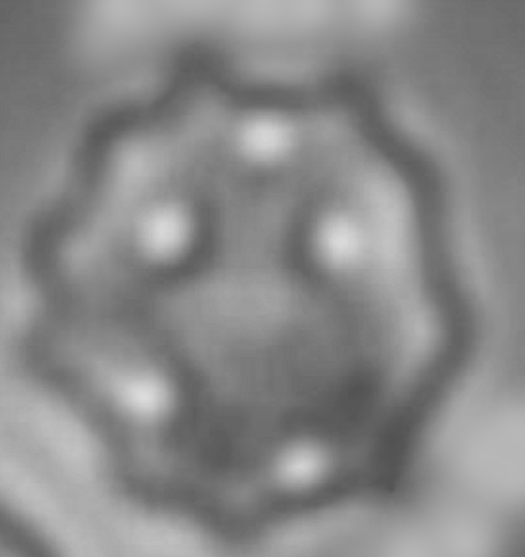
#> input picture ExpImages/Echino1/ImageExtraction/In_image/Image_Echino1.png, 525 x 557 px
$ python ImageExtraction_E1.py
#> lines starting #> are read from the running program, lines starting #| are printed output that depends on the picture; after the words box and inside, x2 and y2 are one past the last pixel; in counts of white or black regions, pixels touching at a corner belong together
import cv2
import numpy as np
import matplotlib.pyplot as plt
from tqdm import tqdm
from pathlib import Path

from scipy.ndimage import gaussian_filter1d
from skimage import exposure
from skimage.filters import gaussian, sato, threshold_otsu
from skimage.measure import find_contours, label, regionprops
from skimage.morphology import (
    binary_closing, binary_opening, binary_dilation,
    disk, remove_small_objects, remove_small_holes
)

plt.rcParams["figure.dpi"] = 120

ROOT_DIR = Path(__file__).resolve().parent

# ── CV2 helpers ───────────────────────────────────────────────────────────────

def resample_closed_polyline(P, N):
    P = np.asarray(P, dtype=np.float64)
    Q = np.vstack([P, P[0]])
    d = np.sqrt(((Q[1:] - Q[:-1]) ** 2).sum(axis=1))
    s = np.hstack([[0.0], np.cumsum(d)])
    t = np.linspace(0, s[-1], N + 1)[:-1]
    return np.column_stack([np.interp(t, s, Q[:, 0]), np.interp(t, s, Q[:, 1])])

def keep_largest_component(mask_bool):
    lab = label(mask_bool)
    if lab.max() == 0:
        return mask_bool
    props = regionprops(lab)
    k = np.argmax([p.area for p in props])
    return lab == props[k].label

def extract_band_mask(
    image_path,
    sigma_img=2.0,
    sato_sigmas=(2, 3, 4, 5, 6, 7, 8),
    thr_mode="percentile",
    thr_percentile=82,
    open_r=1,
    close_r_big=10,
    close_r_small=6,
    dilate_r=2,
    min_obj=2000,
    hole_area=40000
):
    img_u8 = cv2.imread(image_path, cv2.IMREAD_GRAYSCALE)
    if img_u8 is None:
        raise FileNotFoundError(image_path)
    img_f  = img_u8.astype(np.float32) / 255.0
    img_eq = exposure.equalize_adapthist(img_f, clip_limit=0.03)
    img_s  = gaussian(img_eq, sigma=sigma_img, preserve_range=True)
    inv    = 1.0 - img_s

    ridge = sato(inv, sigmas=list(sato_sigmas), black_ridges=False).astype(np.float32)
    ridge = (ridge - ridge.min()) / (ridge.max() - ridge.min() + 1e-12)

    t = threshold_otsu(ridge) if thr_mode == "otsu" else np.percentile(ridge, thr_percentile)
    band = ridge > t

    if open_r and open_r > 0:
        band = binary_opening(band, disk(open_r))
    band = binary_closing(band, disk(close_r_big))
    band = binary_closing(band, disk(close_r_small))
    if dilate_r and dilate_r > 0:
        band = binary_dilation(band, disk(dilate_r))
    band = remove_small_objects(band, min_size=min_obj)
    band_filled = remove_small_holes(band, area_threshold=hole_area)
    band_filled = keep_largest_component(band_filled)

    return img_u8, band_filled.astype(bool), ridge, band.astype(bool)

def extract_outer_outline_from_mask(mask_bool, N=2048):
    contours = find_contours(mask_bool.astype(np.float32), 0.5)
    if not contours:
        raise RuntimeError("No contours found from mask.")
    best, best_area = None, -1.0
    for c in contours:
        xy = np.column_stack([c[:, 1], c[:, 0]])
        x, y = xy[:, 0], xy[:, 1]
        area = 0.5 * np.abs(np.dot(x, np.roll(y, -1)) - np.dot(y, np.roll(x, -1)))
        if area > best_area:
            best_area = area
            best = xy
    return resample_closed_polyline(best, N), best

def smooth_closed_loop_xy(loop_xy, sigma=3.0):
    P = np.asarray(loop_xy, dtype=np.float64)
    x = gaussian_filter1d(P[:, 0], sigma=sigma, mode="wrap")
    y = gaussian_filter1d(P[:, 1], sigma=sigma, mode="wrap")
    return np.column_stack([x, y])

def normalize_and_scale_to_physical(loop_xy_px, Lx_um, Ly_um):
    P = np.asarray(loop_xy_px, float)
    x, y = P[:, 0], P[:, 1]
    xc, yc = x - x.mean(), y - y.mean()
    Lx_px = xc.max() - xc.min()
    Ly_px = yc.max() - yc.min()
    return np.column_stack([xc / Lx_px * Lx_um, yc / Ly_px * Ly_um])


# ── Alignment helpers ─────────────────────────────────────────────────────────

# [7 lines left out: function add_theta_and_sort_plane, not called in this run]

def _center(P):
    return P - P.mean(axis=0, keepdims=True)

# [58 lines left out: functions _rotate_2d, rotation_2d, _resample_closed_curve_arclength, _best_cyclic_shift, resample_exp_to_ref_arclength_plane, not called in this run]

def sort_by_id_drop_theta(arr5):
    arr5 = np.asarray(arr5, float)
    return arr5[np.argsort(arr5[:, 0])][:, :4]


# ── 2-opt loop ordering ───────────────────────────────────────────────────────

# [74 lines left out: functions _segments_intersect, _two_opt, order_loop_nn_2opt, polygon_signed_area, ensure_same_orientation, anchor_bottom and 2 more, not called in this run]


# ── Main ──────────────────────────────────────────────────────────────────────

def main():
    plt.rcParams["font.family"] = "Times New Roman"
    image_path = ROOT_DIR / "In_image" / "Image_Echino1.png"
    N_outline  = 2048
    Lx_um      = 7.5
    fs         = 25
    Rot_Angle  = 3.0

    STEPS = [
        "Part 1  band extraction + outer outline",
        "Part 2  smooth & resample → physical coords",
        "Save    E1_p1234.png",
        "YZ      rotation + resample + match",
        "Save    E1_exp_partial_yz.npz + E1_shown.png",
    ]

    with tqdm(total=len(STEPS), bar_format="{l_bar}{bar}| {n_fmt}/{total_fmt} [{elapsed}<{remaining}]",
              ncols=72) as pbar:

        # ── Part 1 ───────────────────────────────────────────────────────────
        pbar.set_description(STEPS[0])
        img_u8, band_filled, ridge, _ = extract_band_mask(
            image_path,
            sigma_img=2.0, sato_sigmas=(2, 3, 4, 5, 6, 7, 8),
            thr_mode="percentile", thr_percentile=82,
            open_r=1, close_r_big=10, close_r_small=6,
            dilate_r=2, min_obj=2000, hole_area=40000)
#> in extract_band_mask, img_u8 is the input picture: shape (557, 525); min 81, max 220, mean 136.7
#> in extract_band_mask, `img_eq = exposure.equalize_adapthist(img_f, clip_limit=0.03)`:
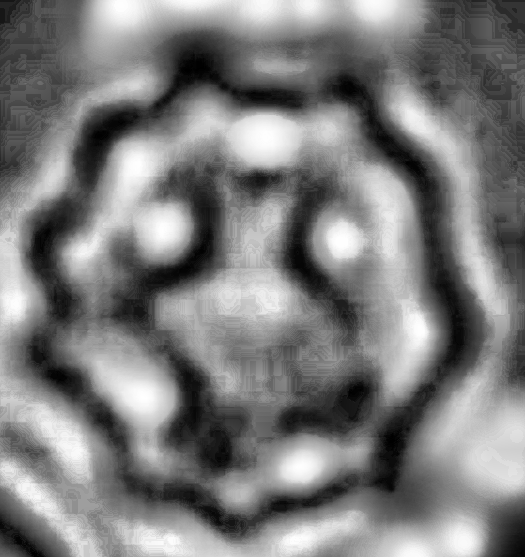
#> img_eq: shape (557, 525) float32; min 0, max 1, mean 0.49
#> in extract_band_mask, `inv    = 1.0 - img_s`:
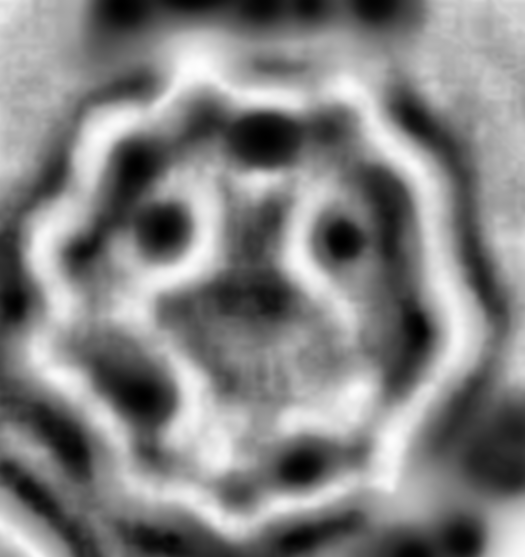
#> inv: shape (557, 525) float32; min 0.000891, max 0.993, mean 0.51
#> in extract_band_mask, `ridge = sato(inv, sigmas=list(sato_sigmas), black_ridges=False).astype..`:
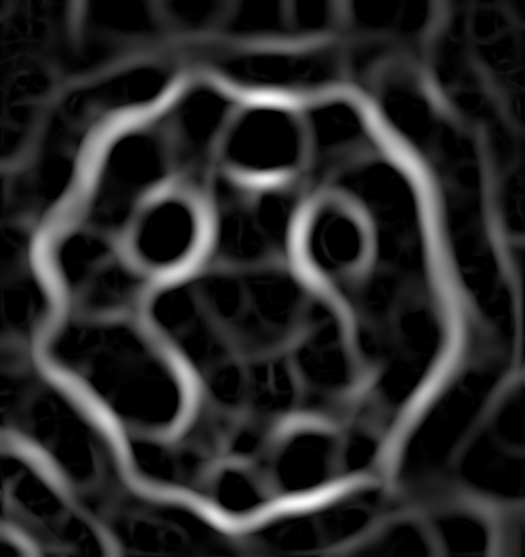
#> ridge: shape (557, 525) float32; min 0, max 0.203, mean 0.0327; drawn with min black and max white
#> in extract_band_mask, `t = threshold_otsu(ridge) if thr_mode == "otsu" else np.percentile(rid..`: t = 0.3
#> in extract_band_mask, `band = ridge > t`:
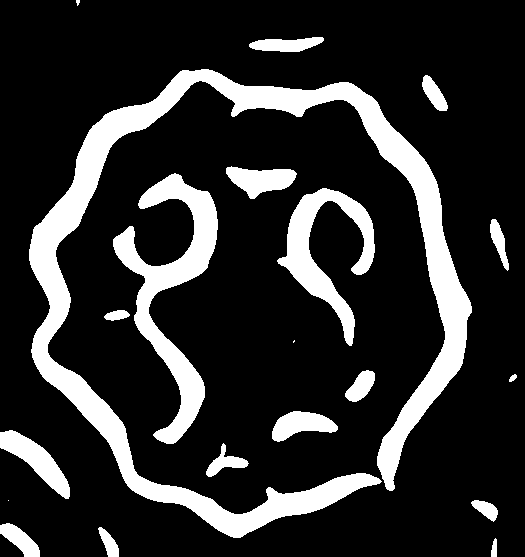
#> band: shape (557, 525) bool; 18% white; 20 white regions (3 under 20 px), largest, box (x1, y1, x2, y2) and area: (29, 69, 472, 538) 30502, (113, 173, 218, 444) 8390, (277, 188, 375, 346) 4882
#> in extract_band_mask, `band = binary_opening(band, disk(open_r))`: band: shape (557, 525) bool; 18% white; 18 white regions (1 under 20 px), largest, box (x1, y1, x2, y2) and area: (29, 69, 472, 538) 30502, (113, 173, 218, 444) 8390, (277, 188, 375, 346) 4880
#> in extract_band_mask, `band = binary_closing(band, disk(close_r_big))`: band: shape (557, 525) bool; 18.1% white; 17 white regions (1 under 20 px), largest, box (x1, y1, x2, y2) and area: (29, 69, 472, 538) 30681, (104, 173, 218, 444) 8717, (277, 188, 375, 346) 4920
#> in extract_band_mask, `band = binary_closing(band, disk(close_r_small))`: band: shape (557, 525) bool; 18.2% white; 17 white regions (1 under 20 px), largest, box (x1, y1, x2, y2) and area: (29, 69, 472, 538) 30702, (104, 173, 218, 444) 8729, (277, 188, 375, 346) 4926
#> in extract_band_mask, `band = binary_dilation(band, disk(dilate_r))`: band: shape (557, 525) bool; 21.7% white; 17 white regions, largest, box (x1, y1, x2, y2) and area: (27, 67, 474, 540) 35752, (102, 171, 220, 446) 10395, (275, 186, 377, 348) 6002
#> in extract_band_mask, `band = remove_small_objects(band, min_size=min_obj)`: band: shape (557, 525) bool; 18.6% white; 4 white regions
#> in keep_largest_component, `lab = label(mask_bool)`:
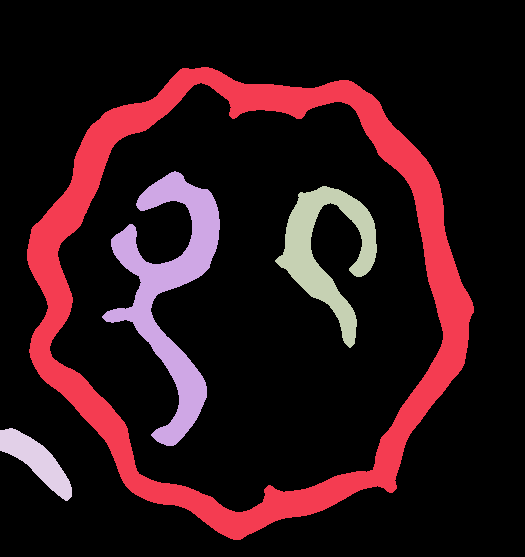
#> lab: shape (557, 525) int32; 5 distinct labels, from 0 to 4; one colour per label, 0 black
#> in keep_largest_component, `props = regionprops(lab)`: props = 4 regions; box (x1, y1, x2, y2) and area: (27, 67, 474, 540) 35752, (102, 171, 220, 446) 10395, (275, 186, 377, 348) 6002, (0, 428, 72, 501) 2106
#> in keep_largest_component, `k = np.argmax([p.area for p in props])`: k = 0
#> in keep_largest_component, `return lab == props[k].label`:
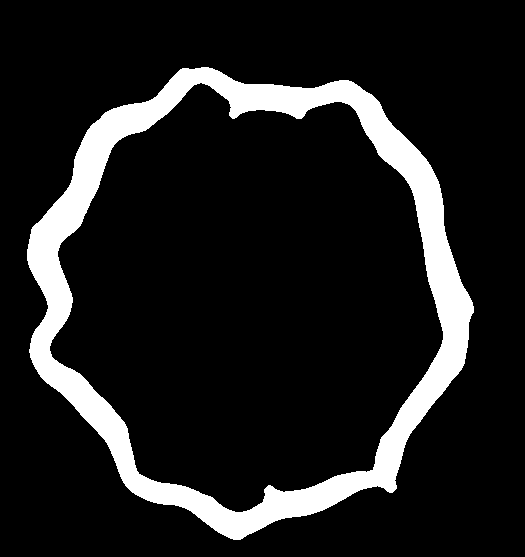
#> returned value: shape (557, 525) bool; 12.2% white; 1 white region, box (x1, y1, x2, y2) and area: (27, 67, 474, 540) 35752
        outline_ptsN, _ = extract_outer_outline_from_mask(band_filled, N=N_outline)
#> in extract_outer_outline_from_mask, `contours = find_contours(mask_bool.astype(np.float32), 0.5)`: contours = 2 point arrays, longest 1915 points
#> the loop in extract_outer_outline_from_mask, `for c in contours:` made 2 passes
#> (area, best_area) on pass 1: (154387.5, 154387.5)
#> area on pass 2: 118635.5
#> after the loop in extract_outer_outline_from_mask, `for c in contours:`: best = 1915 pairs, first value 26.5 to 473.5, second value 66.5 to 539.5; best_area = 154387.5
#> in resample_closed_polyline, `P = np.asarray(P, dtype=np.float64)`: P has the same summary as best in extract_outer_outline_from_mask
#> in resample_closed_polyline, `Q = np.vstack([P, P[0]])`: Q = 1916 pairs, first value 26.5 to 473.5, second value 66.5 to 539.5
#> in resample_closed_polyline, `d = np.sqrt(((Q[1:] - Q[:-1]) ** 2).sum(axis=1))`: d = 1915 values, max 1 at index 0, min 0 at index 1914, mean 0.817
#> in resample_closed_polyline, `s = np.hstack([[0.0], np.cumsum(d)])`: s = 1916 values from 0 to 1564.3
#> outline_ptsN = 2048 pairs, first value 26.5 to 473.5, second value 66.5 to 539.5
        img_orig = cv2.imread(image_path, cv2.IMREAD_GRAYSCALE)
        pbar.update(1)

        # ── Part 2 ───────────────────────────────────────────────────────────
        pbar.set_description(STEPS[1])
        outline_smooth = smooth_closed_loop_xy(outline_ptsN, sigma=3.5)
#> in smooth_closed_loop_xy, `P = np.asarray(loop_xy, dtype=np.float64)`: P has the same summary as outline_ptsN in main
#> in smooth_closed_loop_xy, `x = gaussian_filter1d(P[:, 0], sigma=sigma, mode="wrap")`: x = 2048 values, max 473.3 at index 1529, min 26.52 at index 559, mean 248.5
#> in smooth_closed_loop_xy, `y = gaussian_filter1d(P[:, 1], sigma=sigma, mode="wrap")`: y = 2048 values, max 539.4 at index 5, min 66.62 at index 949, mean 297.8
#> outline_smooth = 2048 pairs, first value 26.52 to 473.3, second value 66.62 to 539.4
        outline_smooth = resample_closed_polyline(outline_smooth, N_outline)
        xarr = outline_smooth[:, 0]
#> xarr = 2048 values, max 473.3 at index 1534, min 26.52 at index 560, mean 248.3
        yarr = outline_smooth[:, 1]
#> yarr = 2048 values, max 539.4 at index 5, min 66.62 at index 951, mean 296.8
        Ly_um = Lx_um / (xarr.max() - xarr.min()) * (yarr.max() - yarr.min())
#> Ly_um = 7.94
        loop_phys_um = normalize_and_scale_to_physical(outline_smooth, Lx_um=Lx_um, Ly_um=Ly_um)
#> in normalize_and_scale_to_physical, `P = np.asarray(loop_xy_px, float)`: P has the same summary as outline_smooth in main
#> in normalize_and_scale_to_physical, `x, y = P[:, 0], P[:, 1]`: x has the same summary as xarr in main; y has the same summary as yarr in main
#> in normalize_and_scale_to_physical, `xc, yc = x - x.mean(), y - y.mean()`: xc = 2048 values, max 225 at index 1534, min -221.8 at index 560, mean 0; yc = 2048 values, max 242.5 at index 5, min -230.2 at index 951, mean 4.26e-14
#> in normalize_and_scale_to_physical, `Lx_px = xc.max() - xc.min()`: Lx_px = 446.8
#> in normalize_and_scale_to_physical, `Ly_px = yc.max() - yc.min()`: Ly_px = 472.7
#> loop_phys_um = 2048 pairs, first value -3.72 to 3.78, second value -3.86 to 4.07
        pbar.update(1)

        # ── Save E1_p1234.png ─────────────────────────────────────────────────
        pbar.set_description(STEPS[2])
        fig, axes = plt.subplots(2, 2, figsize=(12, 10))

        ax = axes[0, 0]
        ax.imshow(ridge, cmap="gray", origin="upper")
        ax.axis("off")

        ax = axes[0, 1]
        ax.imshow(band_filled, cmap="gray", origin="upper")
        ax.plot(outline_ptsN[:, 0], outline_ptsN[:, 1], lw=2.0, c="b", label="outer outline")
        ax.set_aspect("equal", adjustable="box")
        ax.axis("off")
        ax.legend(prop={"family": "Times New Roman", "size": 16}, frameon=False, labelcolor="white")

        ax = axes[1, 0]
        ax.imshow(img_orig, cmap="gray", origin="upper", vmin=0, vmax=255)
        ax.plot(outline_ptsN[:, 0], outline_ptsN[:, 1], lw=2.0, c="b", label="outer outline")
        ax.set_aspect("equal", adjustable="box")
        ax.axis("off")
        ax.legend(prop={"family": "Times New Roman", "size": 16}, frameon=False)

        ax = axes[1, 1]
        ax.imshow(img_orig, cmap="gray", origin="upper", vmin=0, vmax=255)
        ax.plot(outline_smooth[:, 0], outline_smooth[:, 1], lw=2.5, c="orange", label="smoothed loop")
        ax.set_aspect("equal", adjustable="box")
        ax.axis("off")
        ax.legend(prop={"family": "Times New Roman", "size": 16}, frameon=False)

        plt.tight_layout()
        plt.savefig(ROOT_DIR / "Out_graph" / "E1_p1234.png", dpi=300, bbox_inches="tight")
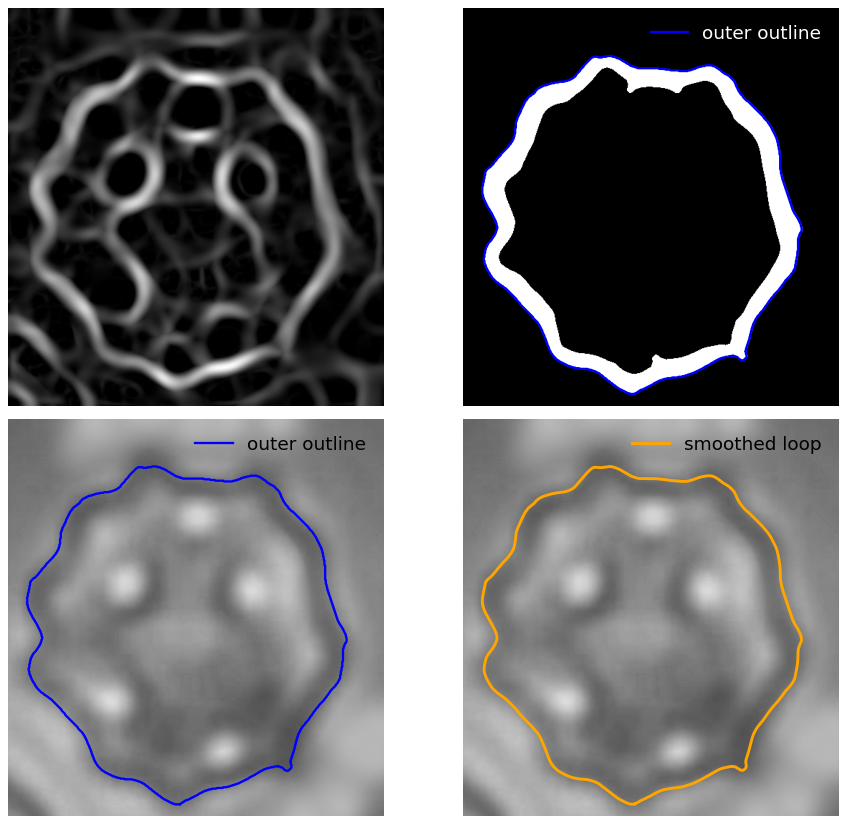
#> figure drawn by matplotlib, 4 panels
        plt.close()
        pbar.update(1)

        # ── YZ alignment ─────────────────────────────────────────────────────
        pbar.set_description(STEPS[3])
#> (the run stopped early here; a loop or call above may not have finished)

$ run again, with ExpImages/Echino2/ImageExtraction/In_image/Image_Echino2.png copied over ExpImages/Echino1/ImageExtraction/In_image/Image_Echino1.png
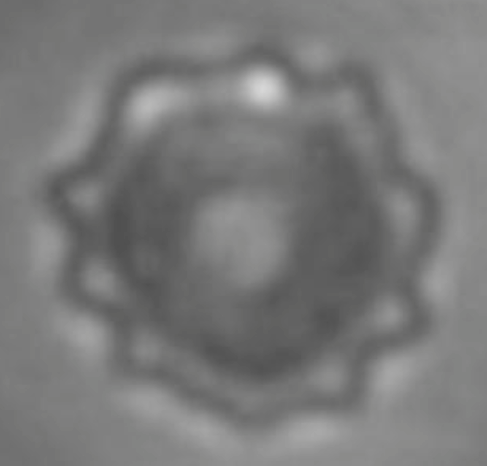
#> input picture ExpImages/Echino2/ImageExtraction/In_image/Image_Echino2.png, 487 x 466 px
#> in extract_band_mask, `t = threshold_otsu(ridge) if thr_mode == "otsu" else np.percentile(rid..`: t = 0.268
#> band_filled: shape (466, 487) bool; 27% white; 2 white regions
#> in keep_largest_component, `lab = label(mask_bool)`:
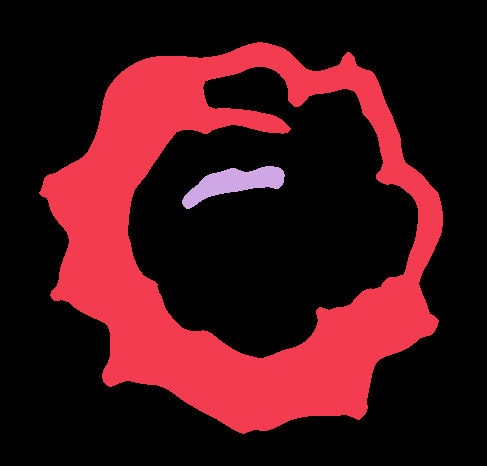
#> lab: shape (466, 487) int32; 3 distinct labels, from 0 to 2; one colour per label, 0 black
#> props = 2 regions; box (x1, y1, x2, y2) and area: (39, 42, 443, 434) 59314, (182, 166, 285, 209) 2069
#> k = 0
#> contours = 2 point arrays, longest 1757 points
#> the loop in extract_outer_outline_from_mask, `for c in contours:` made 2 passes
#> (area, best_area) on pass 1: (114360.5, 114360.5)
#> after the loop in extract_outer_outline_from_mask, `for c in contours:`: best = 1757 pairs, first value 38.5 to 442.5, second value 41.5 to 433.5; best_area = 114360.5
#> in resample_closed_polyline, `P = np.asarray(P, dtype=np.float64)`: P has the same summary as best in extract_outer_outline_from_mask
#> Q = 1758 pairs, first value 38.5 to 442.5, second value 41.5 to 433.5
#> d = 1757 values, max 1 at index 0, min 0 at index 1756, mean 0.833
#> s = 1758 values from 0 to 1463.1
#> outline_ptsN = 2048 pairs, first value 38.5 to 442.5, second value 41.5 to 433.5
#> in smooth_closed_loop_xy, `P = np.asarray(loop_xy, dtype=np.float64)`: P has the same summary as outline_ptsN in main
#> in smooth_closed_loop_xy, `x = gaussian_filter1d(P[:, 0], sigma=sigma, mode="wrap")`: x = 2048 values, max 442.5 at index 1494, min 39.51 at index 595, mean 245.2
#> in smooth_closed_loop_xy, `y = gaussian_filter1d(P[:, 1], sigma=sigma, mode="wrap")`: y = 2048 values, max 432.9 at index 2, min 41.71 at index 1039, mean 236.9
#> in main, `outline_smooth = smooth_closed_loop_xy(outline_ptsN, sigma=3.5)`: outline_smooth = 2048 pairs, first value 39.51 to 442.5, second value 41.71 to 432.9
#> in main, `outline_smooth = resample_closed_polyline(outline_smooth, N_outline)`: outline_smooth = 2048 pairs, first value 39.53 to 442.5, second value 41.71 to 432.9
#> xarr = 2048 values, max 442.5 at index 1495, min 39.53 at index 592, mean 245.3
#> yarr = 2048 values, max 432.9 at index 2, min 41.71 at index 1039, mean 236.6
#> Ly_um = 7.28
#> in normalize_and_scale_to_physical, `P = np.asarray(loop_xy_px, float)`: P has the same summary as outline_smooth in main
#> in normalize_and_scale_to_physical, `x, y = P[:, 0], P[:, 1]`: x has the same summary as xarr in main; y has the same summary as yarr in main
#> xc = 2048 values, max 197.2 at index 1495, min -205.8 at index 592, mean 2.84e-14; yc = 2048 values, max 196.3 at index 2, min -194.9 at index 1039, mean -3.55e-15
#> Lx_px = 403
#> Ly_px = 391.2
#> loop_phys_um = 2048 pairs, first value -3.83 to 3.67, second value -3.63 to 3.65
#> in main, `plt.savefig(ROOT_DIR / "Out_graph" / "E1_p1234.png", dpi=300, bbox_inc..`:
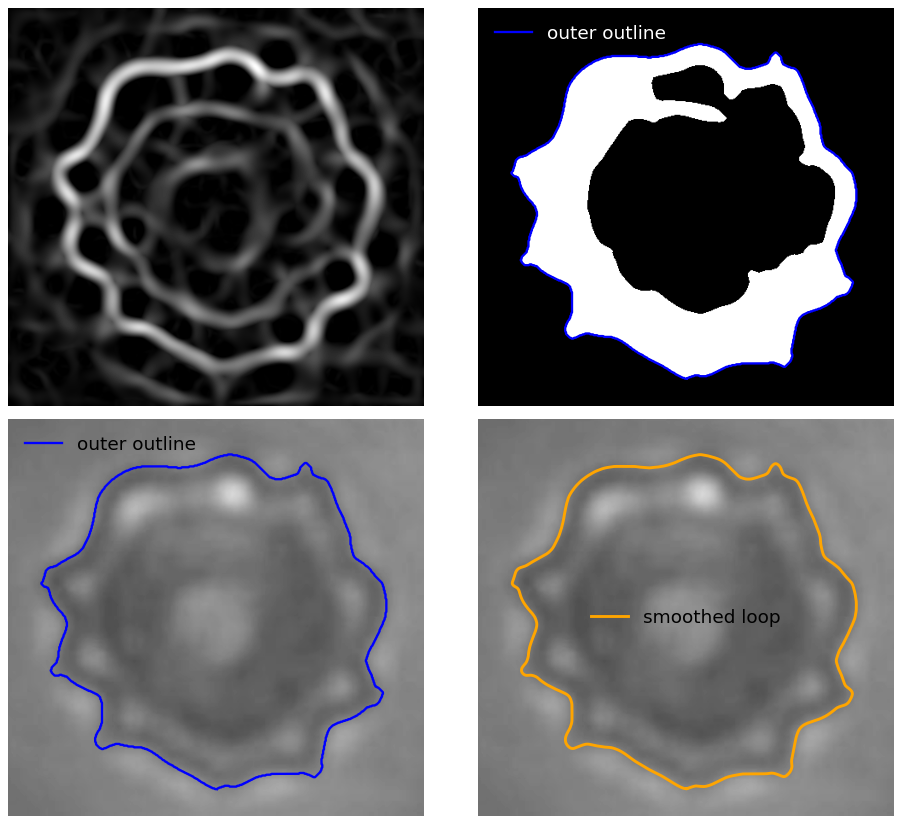
#> figure drawn by matplotlib, 4 panels
